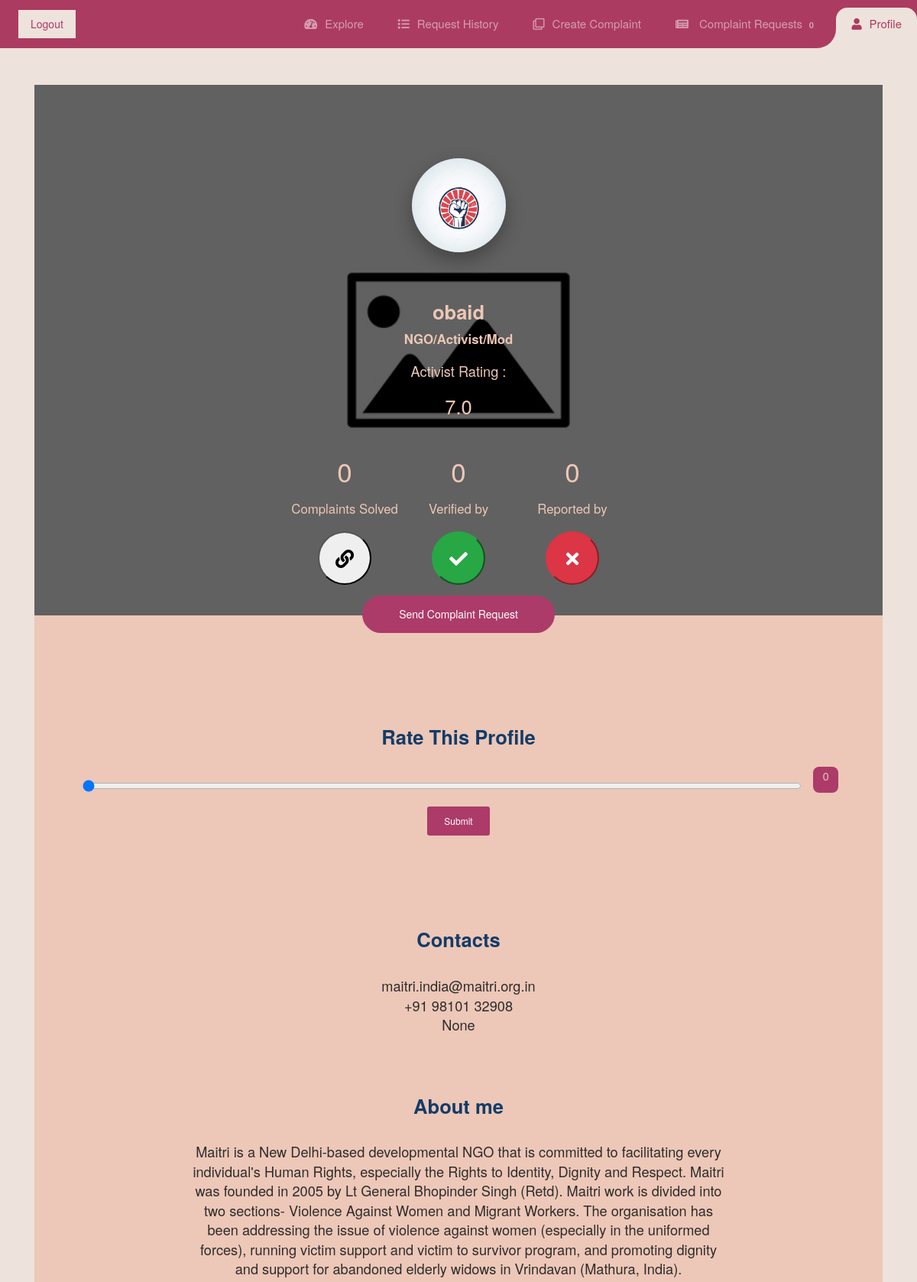
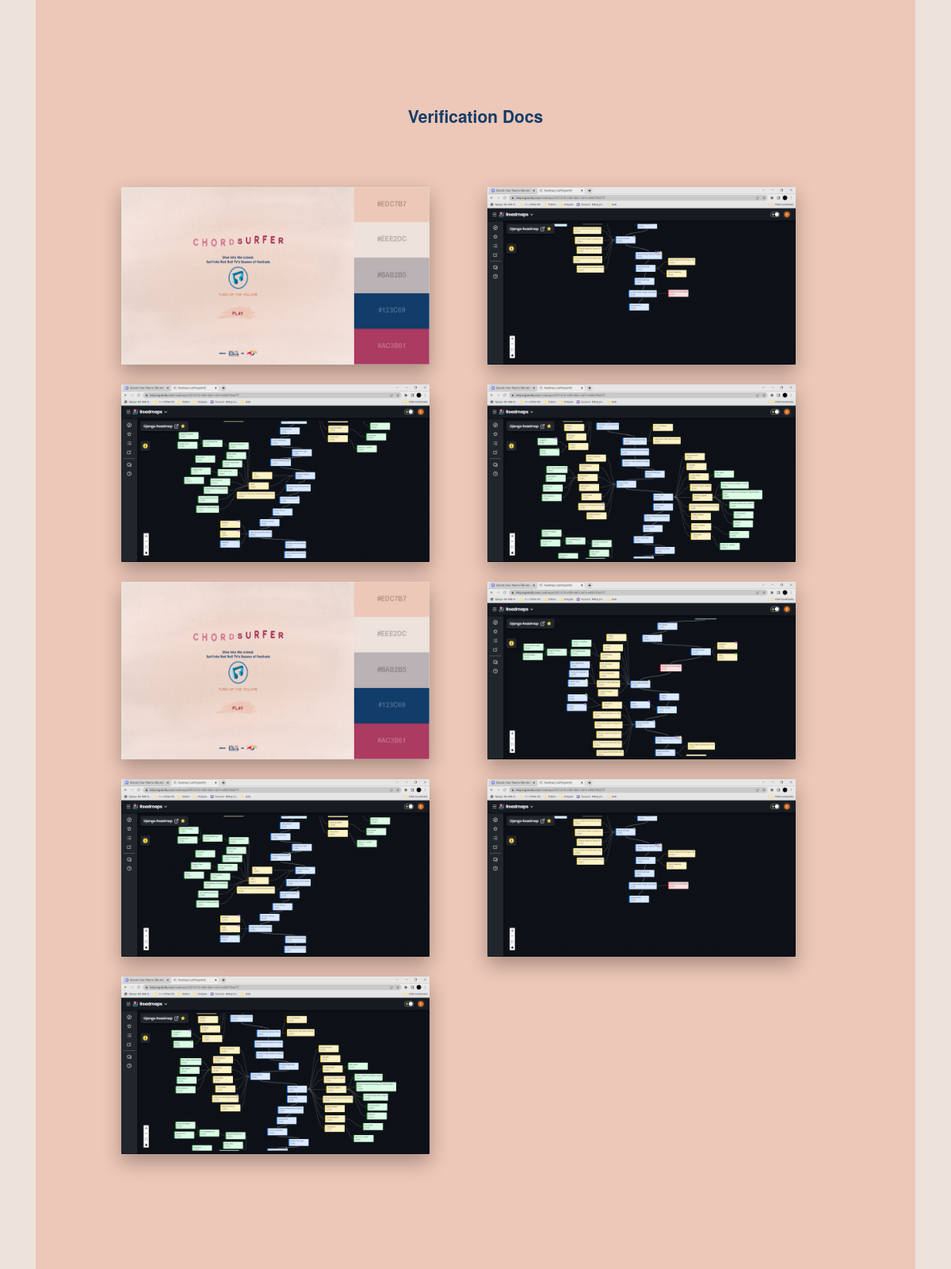
The page /profile/obaid/ (signed in) on the database its author committed (2 pictures, top to bottom).
### accounts/models.py (models this page shows, shortened)
class User(AbstractUser):
	role_choices = (
		('Normal user/Victim', 'Normal user/Victim'),
		('NGO/Activist/Mod', 'NGO/Activist/Mod'),
	)
	user_phone = 				models.CharField(max_length = 200, unique = True, null = True, blank = True)
	user_other =  				models.TextField(null = True, blank = True)
	user_profile_image =  		models.ImageField(null = True, upload_to = 'profiles', default = 'profiles/default-image.jpg')
	user_role = 				models.CharField(max_length = 50, null = True, choices = role_choices)
	user_complaints_solved = 	models.PositiveIntegerField(default = 0)
	user_description = 			models.TextField(null = True, blank = True)
	user_place = 				models.CharField(max_length = 1000, null = True, blank = True)
	user_place_geocode = 		models.JSONField(null = True, blank = True)
	user_notifications = 		models.PositiveIntegerField(default = 0)
	slug = 						models.SlugField(unique=True, max_length=100, default='some string')
	def __str__(self):
		return str(self.username)

class User_Document(models.Model):
	user_name = 			models.ForeignKey(User, null = True, on_delete = models.CASCADE, related_name = 'user_documents')
	user_file = 			models.ImageField(null = True, upload_to = 'identity')
	def __str__(self):
		return str(self.user_file)

### user_auth/decorators.py (the view)
		def wrapper_func(request, *args, **kwargs):
			if ((request.user.is_authenticated == False and flag == 0) or (request.user.is_authenticated == True and flag == 1)):
				return view_func(request, *args, **kwargs)
			else:
				return redirect('complaints:explore-complaints')

### accounts/templates/accounts/profile.html (shortened to what this page needs)
{% load static %}
{% load widget_tweaks %}
{% include 'accounts/main.html' %}
{% block content %}
<div class="profile-page mt-5">
    <div class="container">
        <div class="wrapper">
            <div class="page-header clear-filter" filter-color="orange">
                <div class="page-header-image" data-parallax="true" style="background-image:url({% static 'images/' %}{{profile.user_profile_image}});">
                </div>
                <div class="container">
                    <div class="photo-container">
                      {% if profile.user_role == 'NGO/Activist/Mod' %}
                      <img src="{% static 'images/profile_backgrounds/activists_background.jpg' %}" height="110%" width="140%">
                      {% else %}
                      <img src="{% static 'images/profile_backgrounds/normal_users_background.jpg' %}" height="120%" width="140%">
                      {% endif %}
                      </div>
                      <h3 class="title" style="color: #EDC7B7">{{profile.username}}</h3>
                      <p class="category" style="color: #EDC7B7">{{profile.user_role}}</p>
                      {% if profile.user_role == 'NGO/Activist/Mod' %}
                      <h5 style="color: #EDC7B7">Activist Rating : </h5>
                      <h3 style="color: #EDC7B7">{{total_profile_score}}</h3>
                      {% endif %}
                    <div class="content">
                    <div class="social-description">
                        <h2 style="color: #EDC7B7">{{profile.user_complaints_solved}}</h2>
                        <p style="color: #EDC7B7">Complaints Solved</p>
                        <button type="button" class="btn-default btn-circle btn-xl"><i class="fa fa-link"></i>
                    </div>
                    <div class="social-description">
                        <h2 class="verified-count-{{profile.id}}" style="color: #EDC7B7">{{verifications_count}}</h2>
                        <p style="color: #EDC7B7">Verified by</p>
                        <button type="button" class="btn-success btn-circle btn-xl verified-count" data-profile="{{profile.id}}"><i class="fa fa-check"></i>
                    </div>
                    <div class="social-description">
                        <h2 class="reported-count-{{profile.id}}" style="color: #EDC7B7">{{report_count}}</h2>
                        <p style="color: #EDC7B7">Reported by</p>
                        <button type="button" class="btn-danger btn-circle btn-xl reported-count" data-profile="{{profile.id}}"><i class="fa fa-times"></i>
                    </div>
                    </div>
                </div>
                </div>
        <div class="section" style="background-color: #EDC7B7">
            <div class="container">
                <div class="button-container">
                  {% if profile.user_role == 'Normal user/Victim' %}
                    {% if profile == request.user %}
                      <button class="btn btn-primary btn-round btn-lg">-</button>
                    {% elif profile != request.user and not contact_request_sent and not user_in_contact %}
                      <button data-profile="{{profile.id}}" class="btn btn-primary btn-round btn-lg request-contact-info">Send Contact Request</button>
                    {% elif user_in_contact %}
                      <button class="btn btn-primary btn-round btn-lg request-sent-button">Contact Availible</button>
                    {% else %}
                      <button class="btn btn-primary btn-round btn-lg request-sent-button">Contact Request Sent</button>
                    {% endif %}
                  {% else %}
                    {% if profile == request.user %}
                    <button class="btn btn-primary btn-round btn-lg">-</button>
                    {% elif user_complaint_availible and not complaint_request_sent %}
                      <button data-profile="{{profile.id}}" class="btn btn-primary btn-round btn-lg request-complaint-action">Send Complaint Request</button>
                    {% elif complaint_request_sent %}
                      <button class="btn btn-primary btn-round btn-lg request-sent-button">Complaint Request Sent</button>
                    {% else %}
                      <button class="btn btn-primary btn-round btn-lg">No Complaint Found</button>
                    {% endif %}
                  {% endif %}
                </div>
                {% if request.user != profile and profile.user_role == 'NGO/Activist/Mod' %}
                    <div class="p-5">
                        <form action="{% url 'accounts:profile-rate' profile.slug %}" method="POST" enctype="multipart/form-data">
                            <h3 class="title" style="text-align: center; color: #123C69">Rate This Profile</h3>
                            <div style="display: flex; justify-content: center;">
                              <input type="range" name="slider-value" class="form-range w-100" min="0" max="10" step="1" id="customRange3"
                              style="color: #AC3B69;" value={{user_current_rating}}>
                              <div class="score" id="ratingOne" style="background-color: #AC3B69; color: #EDC7B7">{{user_current_rating}}</div>
                            </div>
                            <div style="display: flex; justify-content: center;">
                              <input type="submit" value="Submit" class="btn" style="background-color: #AC3B69;">
                            </div>
                        </form>
                    </div>
                {% endif %}
                <h3 class="title" style="color: #123C69">Contacts</h3>
                <h5 class="description">
                    {% if permitted_user == True %}
                    <div>{{user.email}}</div>
                    <div>{{user.user_phone}}</div>
                    <div>{{user.user_other}}</div>
                    {% else %}
                    <div>Permission Not Availible</div>
                    <div>Permission Not Availible</div>
                    <div>Permission Not Availible</div>
                    {% endif %}
                </h5>
                <h3 class="title pt-0" style="color: #123C69">About me</h3>
                {% if permitted_user == True %}
                <h5 class="description">{{user.user_description}}</h5>
                {% else %}
                <h5 class="description">Permission Not Availible</h5>
                {% endif %}
                {% if profile.user_role == 'NGO/Activist/Mod' %}
                <div class="row">
                  <div class="col-md-6 ml-auto mr-auto">
                      <h4 class="title text-center" style="color: #123C69">Verification Docs</h4>
                </div>
                <div class="tab-content gallery">
                    <div class="tab-pane active" id="home" role="tabpanel">
                    <div class="col-md-10 ml-auto mr-auto">
                        <div class="row collections">
                            {% for document in user_documents %}
                            <div class="col-md-6">
                                <a href="{% static 'images/' %}{{document}}" download>
                                    <img src="{% static 'images/' %}{{document}}" alt="" class="img-raised" height=90% width=90%>
                                </a>
                            </div>
                            {% endfor %}
                        </div>
                    </div>
                    </div>
                </div>
            </div>
            {% endif %}
        </div>
        </div>
    </div>
    </div>
</div>
{% endblock %}

### static/css/main.css (style rules this page uses)
body { background: #FFFAF0; }
h5 { font-weight: 400 }
body { background: #ffc107; font-family: Arial, Helvetica, sans-serif }

### accounts/templates/accounts/navbar.html (style rules this page uses)
a, a:hover, a:visited, a:active { color: inherit; text-decoration: none; }

### accounts/templates/accounts/profile.html (style rules this page uses)
.btn, .navbar .navbar-nav>a.btn { border-width: 2px; font-weight: 400; font-size: 0.8571em; line-height: 1.35em; margin: 10px 1px; border: none; border-radius: 0.1875rem; padding: 11px 22px; cursor: pointer; background-color: #888888; color: #FFFFFF; }
.btn-primary { background-color: #AC3B69; color: #FFFFFF; }
.btn-round { border-width: 1px; border-radius: 30px !important; padding: 11px 23px; }
.btn-lg { font-size: 1em; border-radius: 0.25rem; padding: 15px 48px; }
button, input { font-family: "Montserrat", "Helvetica Neue", Arial, sans-serif; }
h2, h3, h4, h5 { font-weight: 400; }
a { color: #AC3B69; }
h2, .h2 { font-size: 2.5em; margin-bottom: 30px; }
h3, .h3 { font-size: 1.825em; margin-bottom: 30px; line-height: 1.4em; }
h4, .h4 { font-size: 1.5em; line-height: 1.45em; margin-top: 30px; margin-bottom: 15px; }
h5, .h5 { font-size: 1.3em; line-height: 1.4em; margin-bottom: 15px; }
p { line-height: 1.61em; font-weight: 300; font-size: 1.2em; }
.title { font-weight: 700; padding-top: 30px; }
.title+.category { margin-top: -25px; }
.description { font-weight: 300; }
.category { text-transform: capitalize; font-weight: 700; color: #9A9A9A; }
body { color: #2c2c2c; font-size: 14px; font-family: "Montserrat", "Helvetica Neue", Arial, sans-serif; overflow-x: hidden; }
img { max-width: 100%; border-radius: 1px; }
.img-raised { box-shadow: 0px 10px 25px 0px rgba(0, 0, 0, 0.3); }
.profile-page .page-header { min-height: 550px; }
.profile-page .photo-container { width: 123px; height: 123px; border-radius: 50%; overflow: hidden; margin: 0 auto; box-shadow: 0px 10px 25px 0px rgba(0, 0, 0, 0.3); }
.profile-page .title { text-align: center; margin-top: 30px; }
.profile-page .description, .profile-page .category { text-align: center; }
.profile-page h5.description { max-width: 700px; margin: 20px auto 75px; }
.profile-page .content { max-width: 450px; margin: 0 auto; }
.profile-page .content .social-description { display: inline-block; max-width: 150px; width: 145px; text-align: center; margin: 15px 0 0px; }
.profile-page .content .social-description h2 { margin-bottom: 15px; }
.profile-page .button-container { text-align: center; margin-top: -106px; }
.profile-page .collections img { margin-bottom: 30px; }
.profile-page .gallery { margin-top: 45px; padding-bottom: 50px; }
.profile-page .page-header:before { position: absolute; z-index: 0; width: 100%; height: 100%; display: block; left: 0; top: 0; content: ""; background-color: rgba(0, 0, 0, 0.5); }
.section { padding: 70px 0; position: relative; background: #FFFFFF; }
.page-header { min-height: 100vh; max-height: 999px; padding: 0; color: #FFFFFF; position: relative; overflow: hidden; }
.page-header>.container { z-index: 2; padding-top: 12vh; padding-bottom: 40px; }
.page-header .page-header-image { position: absolute; background-size: cover; background-position: center center; width: 100%; height: 100%; z-index: -1; }
.page-header .container { height: 100%; z-index: 1; text-align: center; position: relative; }
.page-header .category, .page-header .description { color: rgba(255, 255, 255, 0.8); }
.page-header:after, .page-header:before { position: absolute; z-index: 0; width: 100%; height: 100%; display: block; left: 0; top: 0; content: ""; }
.clear-filter:after, .clear-filter:before { display: none; }
.btn-circle.btn-xl { width: 70px; height: 70px; padding: 10px 16px; border-radius: 35px; font-size: 24px; line-height: 1.33; }
.btn-circle { width: 30px; height: 30px; padding: 6px 0px; border-radius: 15px; text-align: center; font-size: 12px; line-height: 1.42857; }
.score { text-align: center; display: inline-block; font-family: "proxima-nova", sans-serif; font-size: 1em; background: #2E2E2E; color: #fff; border-radius: 8px; width: 34px; height: 34px; padding-top: 3px; position: relative; top: -8px; right: -5px; margin-left: 10px; }

### rows shown on the page
User: user_profile_image (placeholder picture), username "obaid", user_role "NGO/Activist/Mod", user_complaints_solved "0"
User: email "maitri.india@maitri.org.in", user_phone "+91 98101 32908", user_other "None", user_description "Maitri is a New Delhi-based developmental NGO that is committed to facilitating every individual's Human Rights, especially the Rights to Identity, Dignity and Respect. Maitri was founded in 2005 by Lt General Bhopinder Singh (Retd). Maitri work is divided into two sections- Violence Against Women and Migrant Workers. The organisation has been addressing the issue of violence against women (especially in the uniformed forces), running victim support and victim to survivor program, and promoting dignity and support for abandoned elderly widows in Vrindavan (Mathura, India)."
User_Document: user_file (picture)
User_Document: user_file (picture)
User_Document: user_file (picture)
User_Document: user_file (picture)
User_Document: user_file (picture)
User_Document: user_file (picture)
User_Document: user_file (picture)
User_Document: user_file (picture)
User_Document: user_file (picture)

### other values the page prints
{{ total_profile_score }} "7.0"
{{ verifications_count }} "0"
{{ report_count }} "0"
{{ user_current_rating }} "0"
